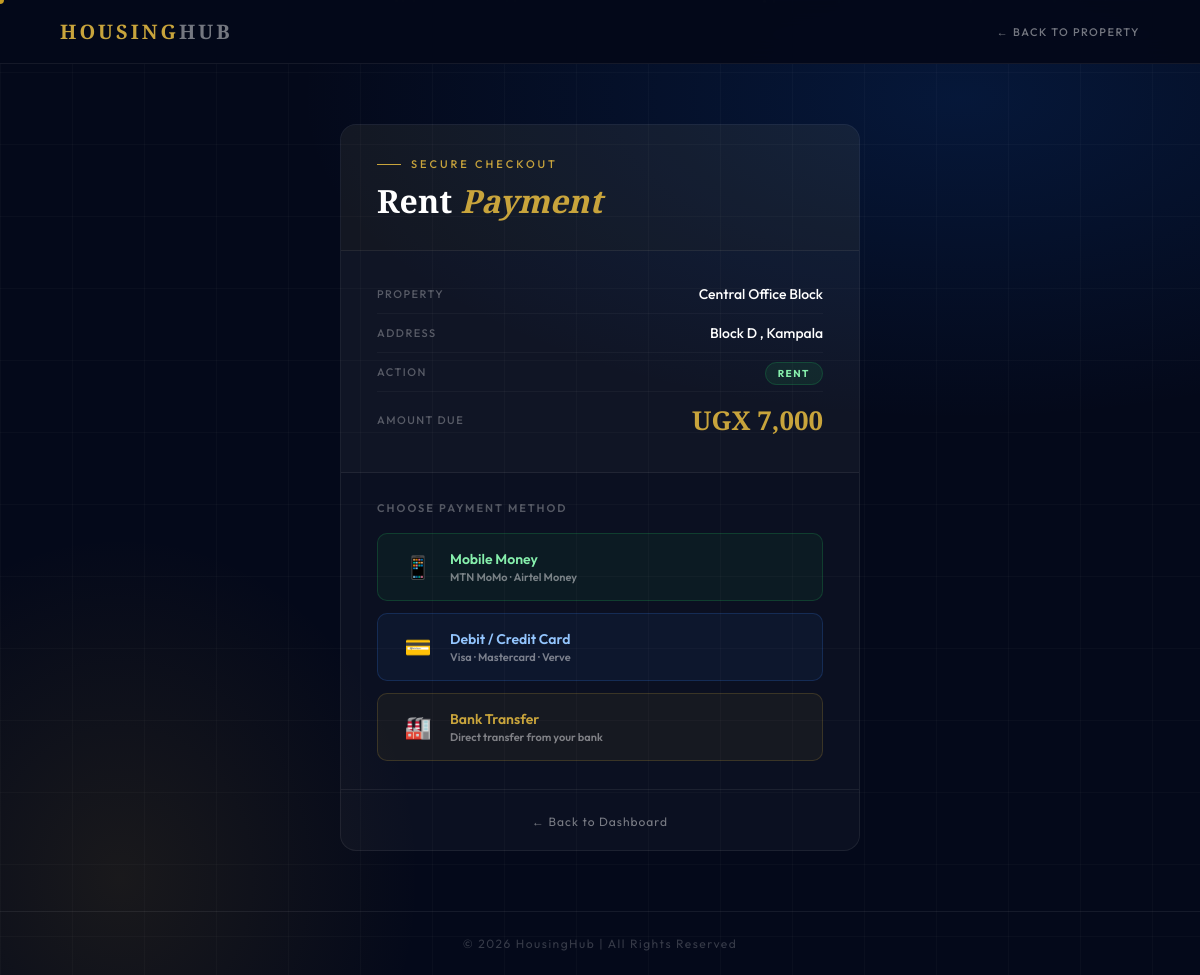
/payment_method.php?property_id=5&action=rent, run on the app's committed database.
### tables this page shows
CREATE TABLE IF NOT EXISTS `properties` (
  `id` int NOT NULL AUTO_INCREMENT,
  `owner_id` int DEFAULT NULL,
  `property_name` varchar(255) NOT NULL,
  `property_type` varchar(100) DEFAULT NULL,
  `address` text,
  `units` int DEFAULT '0',
  `rent_amount` decimal(10,2) DEFAULT '0.00',
  `created_at` timestamp NULL DEFAULT CURRENT_TIMESTAMP,
  `purpose` enum('Rent','Buy','Lease') DEFAULT 'Rent',
  `bedrooms` int DEFAULT NULL,
  `size_sqft` int DEFAULT NULL,
  `amenities` text,
  `latitude` decimal(10,7) DEFAULT NULL,
  `longitude` decimal(10,7) DEFAULT NULL,
  `broker_id` int DEFAULT NULL,
  `status` enum('available','occupied','archived','pending') DEFAULT 'pending',
  `description` text,
  `commission_rate` decimal(5,2) DEFAULT '0.00',
  `commission_percentage` decimal(5,2) DEFAULT '0.00' COMMENT 'Commission rate for broker in %',
  `image_path` varchar(255) DEFAULT NULL,
  `transaction_type` enum('rent','buy','lease') NOT NULL DEFAULT 'rent',
  PRIMARY KEY (`id`)
);

### payment_method.php (the view, shortened to what this page needs)
<?php
include "db_connect.php";
$property_id = intval($_GET['property_id'] ?? 0);
$action = $_GET['action'] ?? '';
$stmt = $conn->prepare("SELECT * FROM properties WHERE id = ?");
$stmt->bind_param("i", $property_id);
$stmt->execute();
$result = $stmt->get_result();
$property = $result->fetch_assoc();
?>
<!DOCTYPE html>
<html lang="en">
<head>
</head>
<body>
<div class="page-bg"></div>
<div class="page-grid"></div>
<nav class="top-nav">
  <a href="properties.php" class="nav-logo">Housing<span>Hub</span></a>
  <a href="property_view.php?id=<?php echo $property_id; ?>" class="nav-back">&larr; Back to Property</a>
</nav>
<div class="page-wrap">
  <div class="payment-card">
    <div class="card-header">
      <div class="card-eyebrow">Secure Checkout</div>
      <div class="card-title"><?php echo ucfirst(htmlspecialchars($action)); ?> <em>Payment</em></div>
    </div>
    <div class="prop-info">
      <div class="prop-info-row">
        <span class="prop-info-label">Property</span>
        <span class="prop-info-value"><?php echo htmlspecialchars($property['property_name']); ?></span>
      </div>
      <div class="prop-info-row">
        <span class="prop-info-label">Address</span>
        <span class="prop-info-value"><?php echo htmlspecialchars($property['address'] ?? 'N/A'); ?></span>
      </div>
      <div class="prop-info-row">
        <span class="prop-info-label">Action</span>
        <span class="prop-info-value"><span class="action-badge <?php echo $action; ?>"><?php echo ucfirst($action); ?></span></span>
      </div>
      <div class="prop-info-row">
        <span class="prop-info-label">Amount Due</span>
        <span class="prop-info-value price">UGX <?php echo number_format($property['rent_amount'] ?? 0); ?></span>
      </div>
    </div>
    <div class="methods-wrap">
      <div class="methods-label">Choose Payment Method</div>
      <form method="POST" action="process_payment.php">
        <button type="submit" name="method" value="mobile_money" class="method-btn mobile">
          <span class="method-icon">&#128241;</span>
          <div class="method-info">
            <div class="method-name">Mobile Money</div>
            <div class="method-sub">MTN MoMo &middot; Airtel Money</div>
          </div>
        </button>
        <button type="submit" name="method" value="card" class="method-btn card-pay">
          <span class="method-icon">&#128179;</span>
          <div class="method-info">
            <div class="method-name">Debit / Credit Card</div>
            <div class="method-sub">Visa &middot; Mastercard &middot; Verve</div>
          </div>
        </button>
        <button type="submit" name="method" value="bank" class="method-btn bank">
          <span class="method-icon">&#127981;</span>
          <div class="method-info">
            <div class="method-name">Bank Transfer</div>
            <div class="method-sub">Direct transfer from your bank</div>
          </div>
        </button>
      </form>
    </div>
    <div class="card-footer">
      <a href="index.html" class="back-link">&larr; Back to Dashboard</a>
    </div>
  </div>
</div>
<footer>&copy; 2026 HousingHub | All Rights Reserved</footer>
</body>
</html>

### data on the page
properties: property_name "Central Office Block", address "Block D , Kampala", rent_amount "7,000"

### other printed values
$action "Rent"
$action "RENT"
